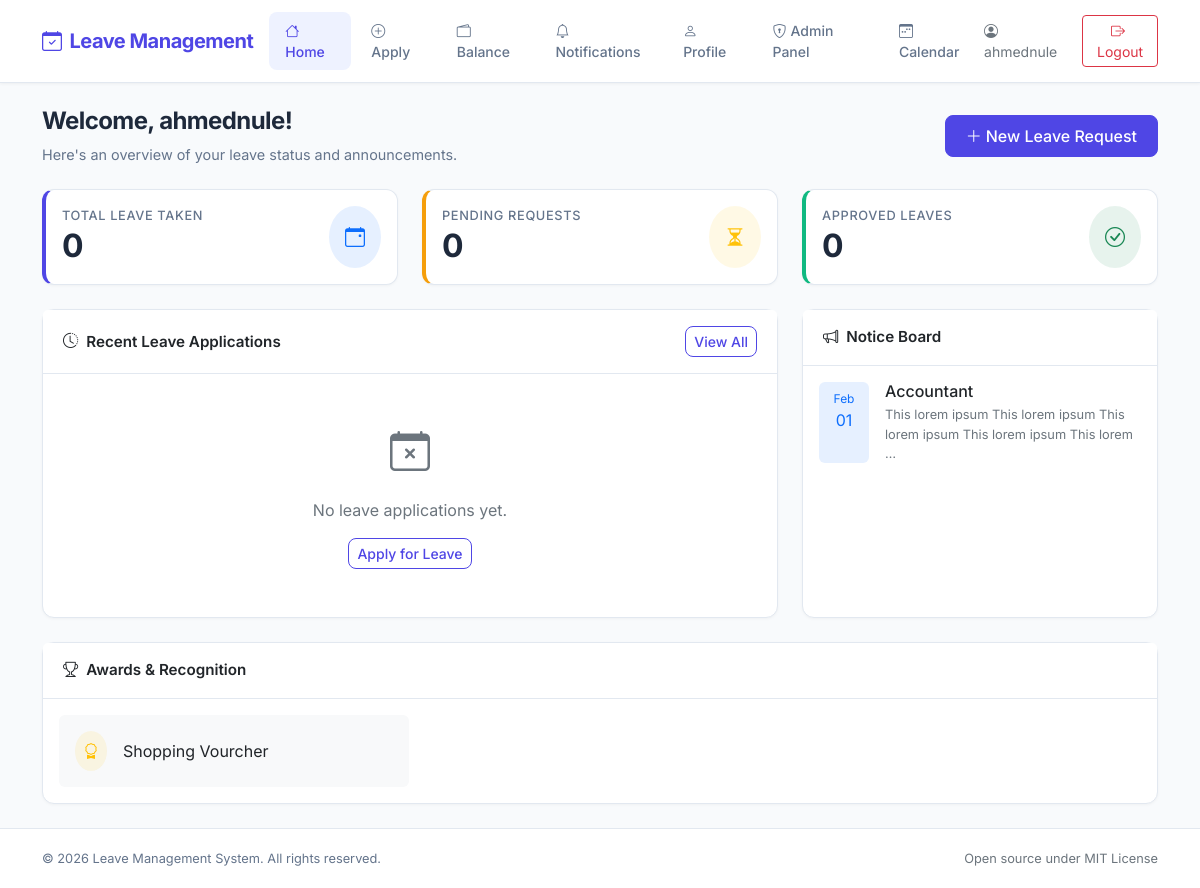
Before: / (signed in) with the older database file.
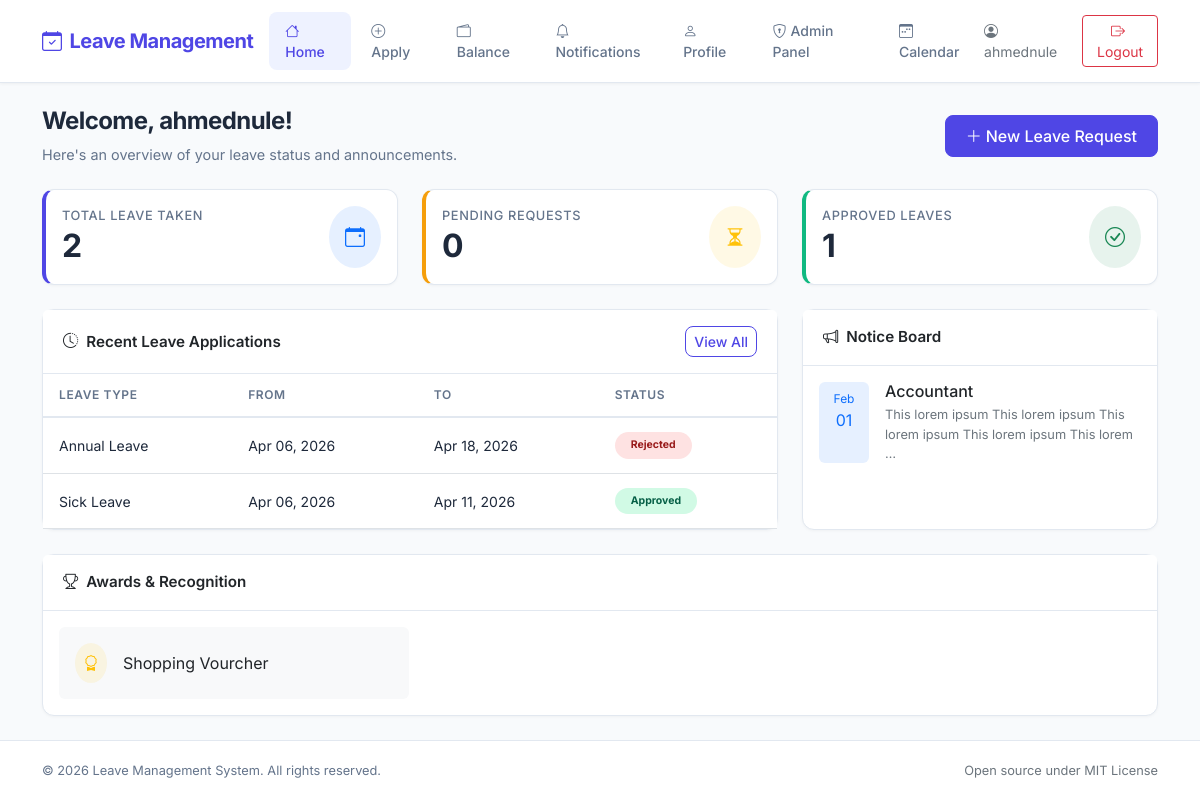
After: the same page with the newer database file.
### users/models.py (models this page shows, shortened)
class Notice(models.Model):
    vacancy = models.CharField(max_length=50)
    date = models.DateField()
    month = models.CharField(max_length=50)
    announcements = models.TextField()

class Awards(models.Model):
    award = models.CharField(max_length=50)

class LeaveApplication(models.Model):
    PENDING = 'Pending'
    APPROVED = 'Approved'
    REJECTED = 'Rejected'
    CANCELLED = 'Cancelled'
    STATUS_CHOICES = [
        (PENDING, 'Pending'),
        (APPROVED, 'Approved'),
        (REJECTED, 'Rejected'),
        (CANCELLED, 'Cancelled'),
    ]
    user = models.ForeignKey(settings.AUTH_USER_MODEL, on_delete=models.CASCADE, related_name='leave_applications')
    leave_type = models.ForeignKey(LeaveType, on_delete=models.CASCADE)
    start_date = models.DateField()
    end_date = models.DateField()
    message = models.TextField(default='')
    status = models.CharField(max_length=50, choices=STATUS_CHOICES, default=PENDING)
    rejection_reason = models.TextField(blank=True, default='')
    approved_by = models.ForeignKey(settings.AUTH_USER_MODEL, on_delete=models.SET_NULL, null=True, blank=True, related_name='approved_leaves')
    approved_at = models.DateTimeField(null=True, blank=True)
    rejected_by = models.ForeignKey(settings.AUTH_USER_MODEL, on_delete=models.SET_NULL, null=True, blank=True, related_name='rejected_leaves')
    rejected_at = models.DateTimeField(null=True, blank=True)

class LeaveType(models.Model):
    name = models.CharField(max_length=50)

### users/views.py (the view)
# urls.py: path('', views.home, name='home'),
@login_required
def home(request):
    leave_applications = LeaveApplication.objects.filter(user=request.user).order_by('-start_date')
    notice = Notice.objects.all()
    awards = Awards.objects.all()
    pending_count = leave_applications.filter(status='Pending').count()
    approved_count = leave_applications.filter(status='Approved').count()
    return render(request, 'users/home.html', {
        'notice': notice,
        'awards': awards,
        'leave_applications': leave_applications[:5],
        'pending_count': pending_count,
        'approved_count': approved_count,
    })

### users/templates/users/home.html (shortened to what the changed rows need)
{% extends "users/base.html" %}
{% block content %}
<div class="page-header d-flex justify-content-between align-items-center flex-wrap gap-2">
    <div>
        <h2>Welcome, {{ user.first_name|default:user.username }}!</h2>
    </div>
</div>
<div class="row g-4 mb-4">
    <div class="col-md-4">
        <div class="card stat-card h-100">
            <div class="card-body">
                <div class="d-flex justify-content-between align-items-start">
                    <div>
                        <p class="stat-label mb-1">Total Leave Taken</p>
                        <p class="stat-value mb-0">{{ leave_applications|length }}</p>
                    </div>
                </div>
            </div>
        </div>
    </div>
    <div class="col-md-4">
        <div class="card stat-card success h-100">
            <div class="card-body">
                <div class="d-flex justify-content-between align-items-start">
                    <div>
                        <p class="stat-label mb-1">Approved Leaves</p>
                        <p class="stat-value mb-0">{{ approved_count }}</p>
                    </div>
                </div>
            </div>
        </div>
    </div>
</div>
<div class="row g-4">
    <div class="col-lg-8">
        <div class="card h-100">
            <div class="card-body p-0">
                {% if leave_applications %}
                <div class="table-responsive">
                    <table class="table table-hover mb-0">
                        <thead>
                            <tr>
                                <th>Leave Type</th>
                                <th>From</th>
                                <th>To</th>
                                <th>Status</th>
                            </tr>
                        </thead>
                        <tbody>
                            {% for leave in leave_applications|slice:":5" %}
                            <tr>
                                <td class="fw-500">{{ leave.leave_type.name }}</td>
                                <td>{{ leave.start_date|date:"M d, Y" }}</td>
                                <td>{{ leave.end_date|date:"M d, Y" }}</td>
                                <td>
                                    {% if leave.status == 'Approved' %}
                                        <span class="badge badge-approved px-3 py-2 rounded-pill">Approved</span>
                                    {% elif leave.status == 'Rejected' %}
                                        <span class="badge badge-rejected px-3 py-2 rounded-pill">Rejected</span>
                                    {% else %}
                                        <span class="badge badge-pending px-3 py-2 rounded-pill">Pending</span>
                                    {% endif %}
                                </td>
                            </tr>
                            {% endfor %}
                        </tbody>
                    </table>
                </div>
                {% else %}
                <div class="text-center py-5 text-secondary">
                    <i class="bi bi-calendar-x fs-1 d-block mb-3"></i>
                    <p class="mb-0">No leave applications yet.</p>
                    <a href="{% url 'apply' %}" class="btn btn-sm btn-outline-primary mt-3">Apply for Leave</a>
                </div>
                {% endif %}
            </div>
        </div>
    </div>
    <div class="col-lg-4">
        <div class="card h-100">
            <div class="card-body">
                {% if notice %}
                    {% for n in notice|slice:":4" %}
                    <div class="d-flex gap-3 mb-3 pb-3 {% if not forloop.last %}border-bottom{% endif %}">
                        <div class="bg-primary bg-opacity-10 rounded p-2 text-center" style="min-width: 50px;">
                            <div class="fw-700 text-primary" style="font-size: 0.75rem;">{{ n.month|slice:":3" }}</div>
                            <div class="fw-700 text-primary">{{ n.date|date:"d" }}</div>
                        </div>
                        <div>
                            <h6 class="mb-1 fw-600">{{ n.vacancy }}</h6>
                            <p class="mb-0 text-secondary" style="font-size: 0.8rem;">{{ n.announcements|truncatechars:80 }}</p>
                        </div>
                    </div>
                    {% endfor %}
                {% else %}
                    <div class="text-center py-4 text-secondary">
                        <i class="bi bi-clipboard fs-4 d-block mb-2"></i>
                        <p class="mb-0" style="font-size: 0.85rem;">No notices available.</p>
                    </div>
                {% endif %}
            </div>
        </div>
    </div>
</div>
{% if awards %}
<div class="row mt-4">
    <div class="col-12">
        <div class="card">
            <div class="card-body">
                <div class="row g-3">
                    {% for award in awards %}
                    <div class="col-md-4">
                        <div class="d-flex align-items-center gap-3 p-3 bg-light rounded">
                            <div class="bg-warning bg-opacity-10 rounded-circle p-2">
                                <i class="bi bi-award text-warning"></i>
                            </div>
                            <span class="fw-500">{{ award.award }}</span>
                        </div>
                    </div>
                    {% endfor %}
                </div>
            </div>
        </div>
    </div>
</div>
{% endif %}
{% endblock %}

Changed rows visible on the page:
added LeaveApplication: leave_type.name "Annual Leave", start_date "Apr 06, 2026", end_date "Apr 18, 2026", status "Rejected"
added LeaveApplication: leave_type.name "Sick Leave", start_date "Apr 06, 2026", end_date "Apr 11, 2026", status "Approved"
Other visible differences:
{{ leave_applications|length }}: "0" → "2"
{{ approved_count }}: "0" → "1"
text no longer shown: "No leave applications yet. Apply for Leave"
text now shown: "LEAVE TYPE FROM TO STATUS"
